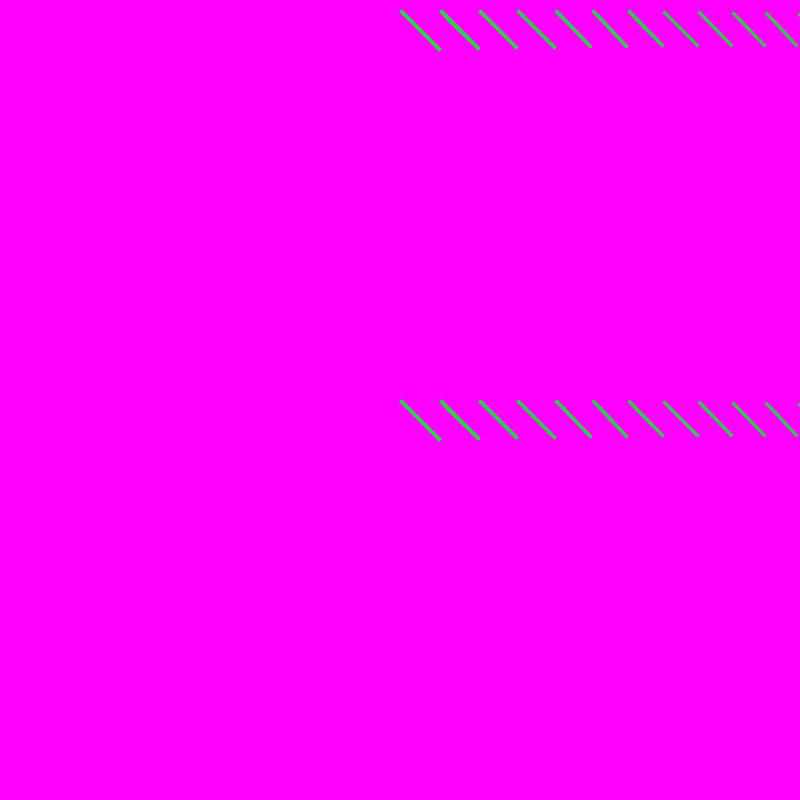
Frame 1 (no input)
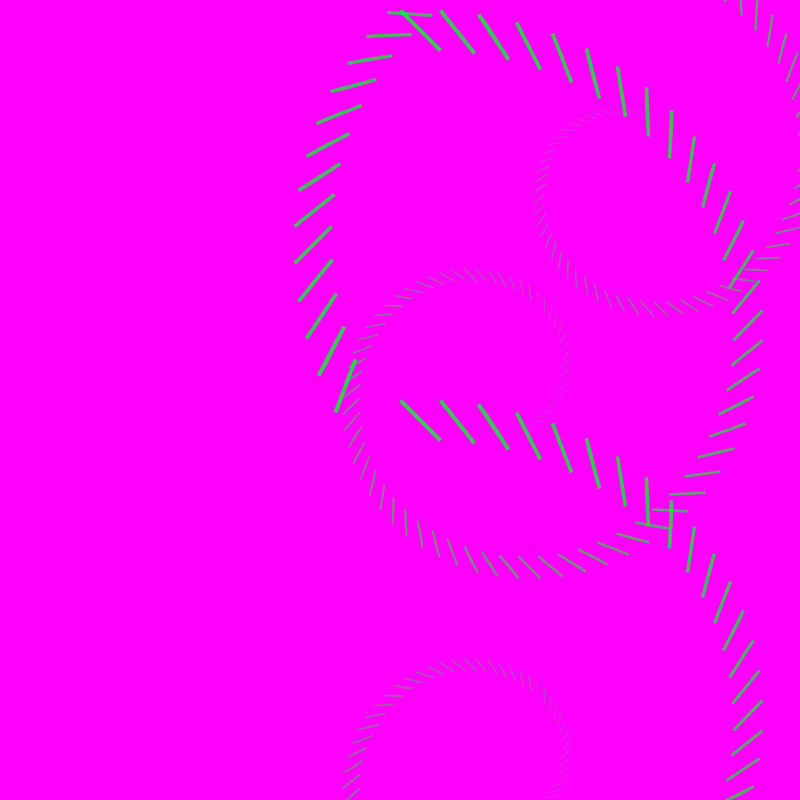
Frame 60 (the mouse pressed at the canvas centre just before this capture)
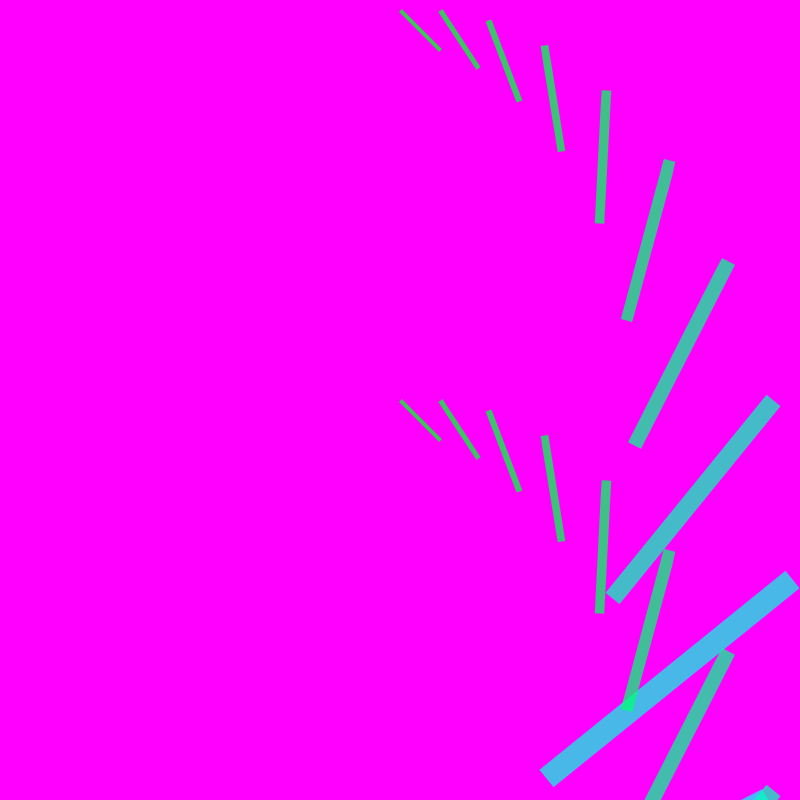
Frame 120 (the mouse held since frame 60 and released just before this capture)

The Processing sketch that drew these frames (run headless with seeded random() and noise(); from frame 60 on, the mouse is pressed at the canvas centre):

// Processing sketch: processing_77363
// ── processing_77363.pde

void setup(){
  size(800,800);
}

float angle=0;
float sfactor=1.0;

void draw() {
  background (255,0,255);

 /*angle=map(mouseX,0,width,0,90);*/
 
 angle=angle+0.1;
  sfactor=map(mouseY,0,height,0.98,1.5);
  
  pushMatrix();
  translate(width/2,10);
  spirale(100,40);
  
  popMatrix();
  translate(width/2,height/2);
  spirale(100,40);
  
  translate(width/2,50);
  spirale(100,40);
  
}

void spirale(int n, float s) {
 //fill(0,s+100,s+100);
 //ellipse(0,0,s,s);
 
 stroke(0,255,s,min(n*2,255));
 strokeWeight(s/10);
 triangle(0,0,10,10,s,s);
 
 //line(0,0,s,0);
 
 //rect(0,0,0,0,s,s);
 translate(s,0);
 rotate(radians(angle));
 if(n>0) spirale(n-1,s*sfactor);
}

int factoriel(int n) {
  
  if (n==0) {
    return(1);}
  
  else{
    return(n*factoriel(n-1));
  }
}
